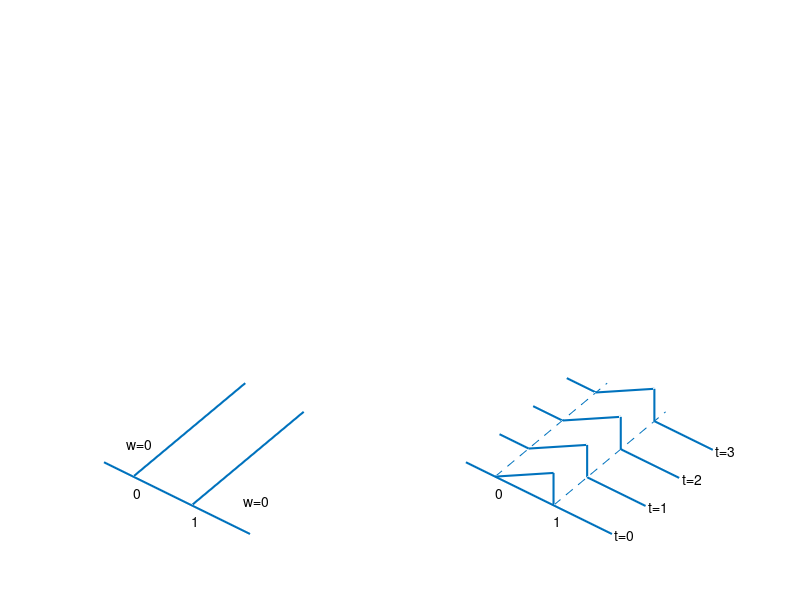

The MATLAB script that drew this image:

subplot(1,2,1)

q=[0 10];
r=[0 0];
s=[0 0];
line(q,r,s,'linewidth',1.5)

view(37.5,20)


q=[2 2];
r=[0 10];
s=[0 0];
line(q,r,s,'linewidth',1.5)

q=[6 6];
r=[0 10];
s=[0 0];
line(q,r,s,'linewidth',1.5)

text(2,0,-0.5,'0','fontsize',10)
text(6,0,-0.5,'1','fontsize',10)
text(8,2,0,'w=0','fontsize',10)
text(0,2,0,'w=0','fontsize',10)

axis([0 10 0 10 0 10])
axis off
hold on

subplot(1,2,2)


q=[0 10];
r=[0 0];
s=[0 0];
line(q,r,s,'linewidth',1.5)

view(37.5,20)

q=[2 6];
r=[0 0];
s=[0 1];
line(q,r,s,'linewidth',1.5)

q=[6 6];
r=[0 0];
s=[0 1];
line(q,r,s,'linewidth',1.5)



q=[2 2];
r=[0 10];
s=[0 0];
line(q,r,s,'linestyle','--')

q=[6 6];
r=[0 10];
s=[0 0];
line(q,r,s,'linestyle','--')

q=[0 2];
r=[3 3];
s=[0 0];
line(q,r,s,'linewidth',1.5)

q=[6 10];
r=[3 3];
s=[0 0];
line(q,r,s,'linewidth',1.5)


q=[6 6];
r=[3 3];
s=[0 1];
line(q,r,s,'linewidth',1.5)

q=[2 6];
r=[3 3];
s=[0 1];
line(q,r,s,'linewidth',1.5)


q=[0 2];
r=[6 6];
s=[0 0];
line(q,r,s,'linewidth',1.5)

q=[6 10];
r=[6 6];
s=[0 0];
line(q,r,s,'linewidth',1.5)


q=[6 6];
r=[6 6];
s=[0 1];
line(q,r,s,'linewidth',1.5)

q=[2 6];
r=[6 6];
s=[0 1];
line(q,r,s,'linewidth',1.5)


q=[0 2];
r=[9 9];
s=[0 0];
line(q,r,s,'linewidth',1.5)

q=[6 10];
r=[9 9];
s=[0 0];
line(q,r,s,'linewidth',1.5)


q=[6 6];
r=[9 9];
s=[0 1];
line(q,r,s,'linewidth',1.5)

q=[2 6];
r=[9 9];
s=[0 1];
line(q,r,s,'linewidth',1.5)

text(2,0,-0.5,'0','fontsize',10)
text(6,0,-0.5,'1','fontsize',10)

text(10.2,0,0,'t=0','fontsize',10)
text(10.2,3,0,'t=1','fontsize',10)
text(10.2,6,0,'t=2','fontsize',10)
text(10.2,9,0,'t=3','fontsize',10)


axis([0 10 0 10 0 10])
axis off
hold on

hold off
